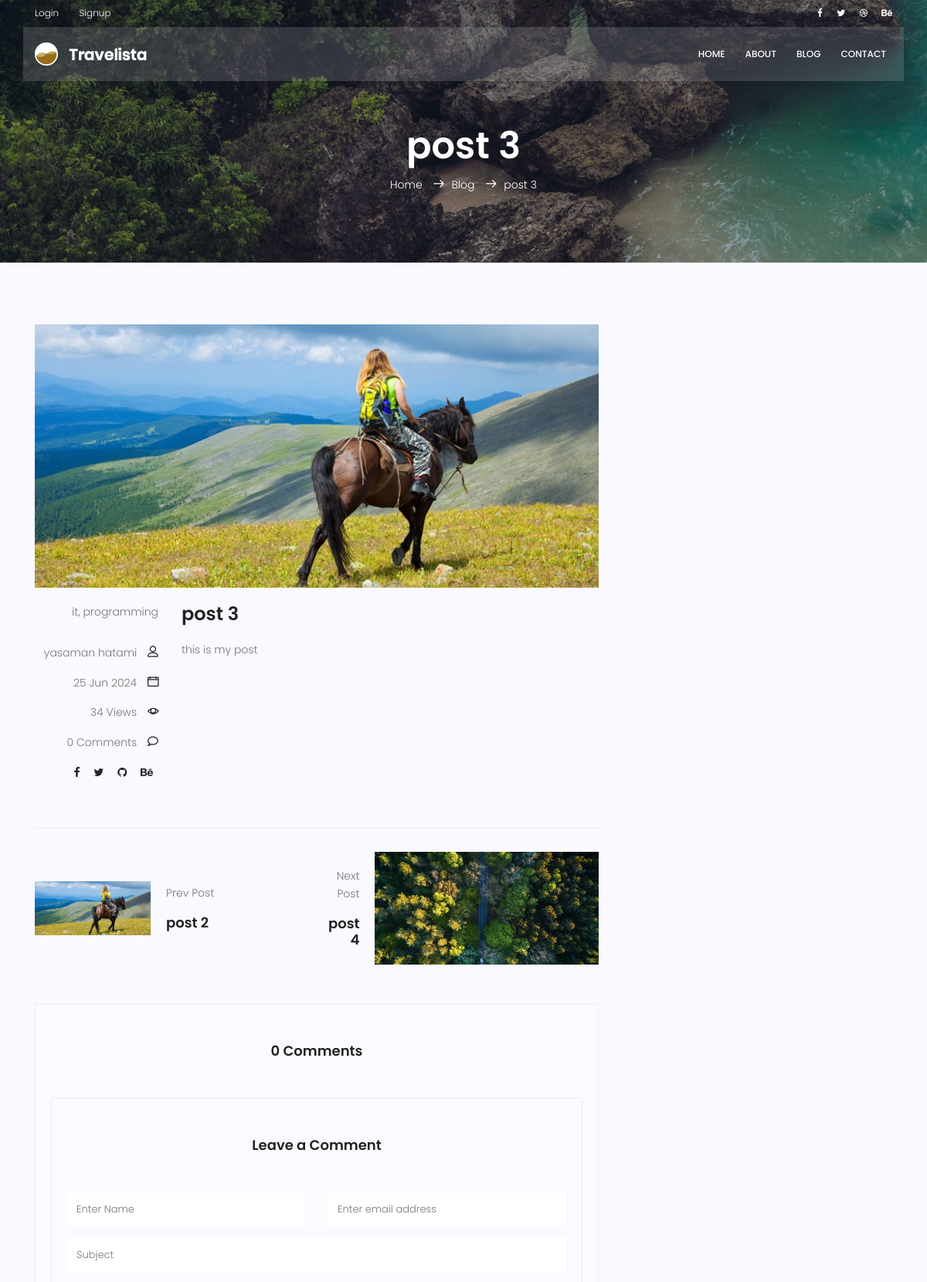
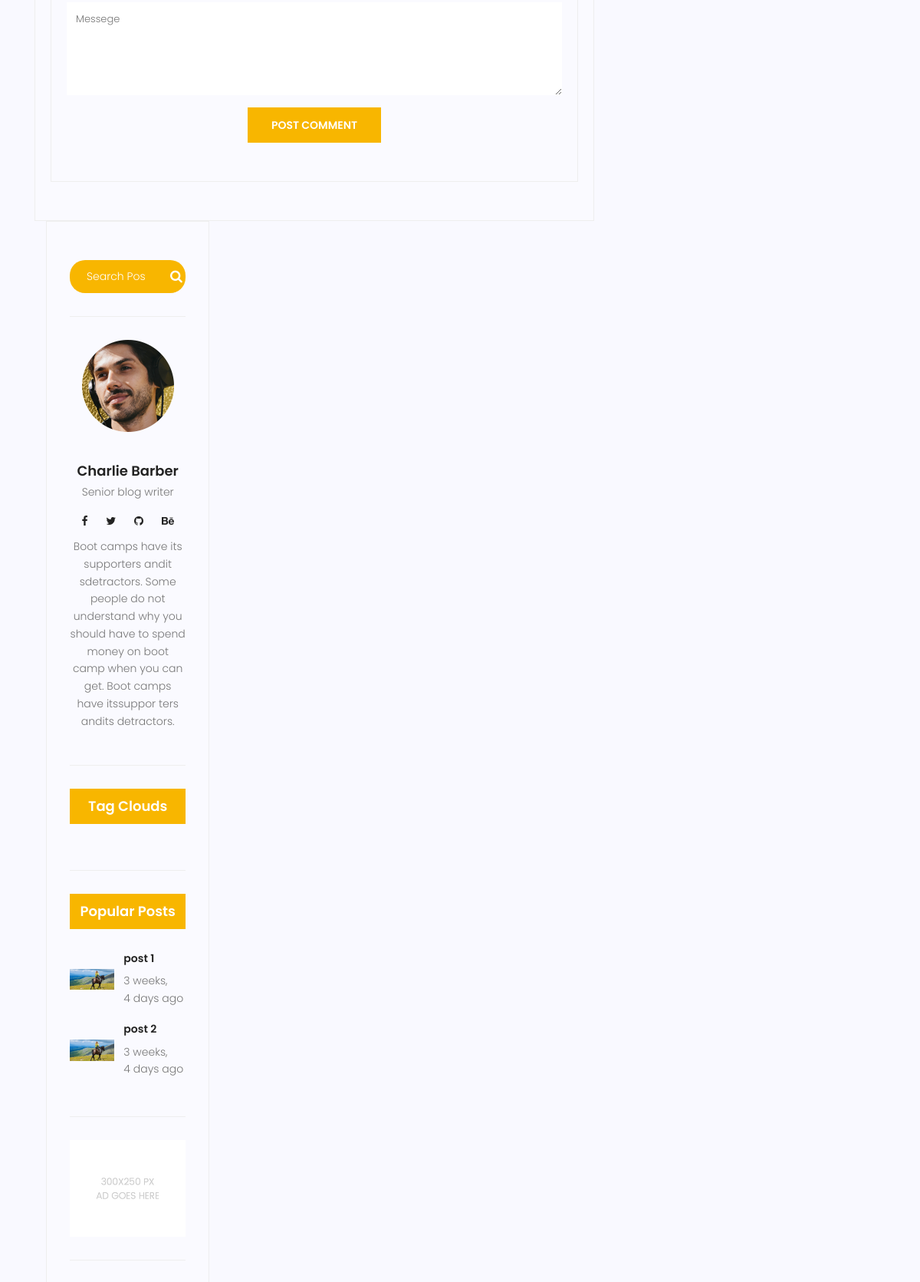
Page /blog/3/ (upper part) on the committed database (2 pictures, top to bottom).
### blog/models.py (models this page shows, shortened)
class Post(models.Model):
    id = models.IntegerField(primary_key=True)
    image=models.ImageField(upload_to='blog/',default='blog/default.jpg')
    author=models.ForeignKey(User, on_delete=models.SET_NULL,null=True)
    title=models.CharField(max_length=225)
    content=models.TextField()
    tags = TaggableManager()
    category=models.ManyToManyField(category)
    counted_views= models.IntegerField(default=0)
    status=models.BooleanField(default=False)
    login_require = models.BooleanField(default=False)
    published_date=models.DateTimeField(null=True)
    created_date=models.DateTimeField(auto_now_add=True)
    updated_date=models.DateTimeField(auto_now=True)#2024-03-30 11:10:56.530638
    class Meta:
        ordering=['-published_date']

class category(models.Model):
    name=models.CharField(max_length=225)
    def __str__(self):
        return self.name

### blog/views.py (the view, shortened to what this page needs)
# urls.py: path('<int:pid>/',blog_single,name='single'),
def blog_single(request,pid):
    post=get_object_or_404(Post,id=pid,status=1,published_date__lte=timezone.now())
    post.counted_views=post.counted_views+1
    post.save()
    next_post = Post.objects.filter(id__gt=pid,published_date__lte=timezone.now(),status=1).last()
    previous_post = Post.objects.filter(id__lt=pid,published_date__lte=timezone.now(),status=1).first()
    if not post.login_require:
        comments = Comment.objects.filter(post=post.id,approved=True)
        form = CommentForm()
        context={'post':post,
                'next_post':next_post,
                'previous_post':previous_post,
                'comments':comments,
                'form':form,}
        return render(request,'blog/blog-single.html',context)
    else:
        return HttpResponseRedirect(reverse('accounts:login'))

### blog/forms.py
class CommentForm(forms.ModelForm):
    class Meta:
        model = Comment
        fields = ['post','name', 'email', 'subject','message']

### blog/templatetags/blog_tags.py (called while the page is built)
@register.inclusion_tag('blog/blog-popular-post.html')
def latestposts(arg=2):
    posts=Post.objects.filter(status=1).order_by('published_date')[:arg]
    return {'posts':posts}

@register.inclusion_tag('blog/blog-post-categories.html')
def postcategories():
    posts=Post.objects.filter(status=1)
    categories=category.objects.all()
    cat_dict={}
    for name in categories:
        cat_dict[name]=posts.filter(category=name).count()
    return {'categories':cat_dict}

### templates/blog/blog-single.html (shortened to what this page needs)
{% extends 'base.html' %}
{% load static %}
{% load blog_tags %}
{% load humanize %}
{% block content %}
<section class="relative about-banner">
	<div class="overlay overlay-bg"></div>
	<div class="container">
		<div class="row d-flex align-items-center justify-content-center">
			<div class="about-content col-lg-12">
				<h1 class="text-white">
					{{post.title}}
				</h1>
				<p class="text-white link-nav"><a href="{%url 'website:index'%}">Home </a> <span
						class="lnr lnr-arrow-right"></span><a href="{%url 'blog:index'%}">Blog </a> <span
						class="lnr lnr-arrow-right"></span>{{post.title}}</p>
			</div>
		</div>
	</div>
</section>
<section class="post-content-area single-post-area">
	<div class="container">
		<div class="row">
			<div class="col-lg-8 posts-list">
				<div class="single-post row">
					<div class="col-lg-12">
						<div class="feature-img">
							<img class="img-fluid" src="{{post.image.url}}" alt="">
						</div>
					</div>
					<div class="col-lg-3  col-md-3 meta-details">
						<ul class="tags">
							{%for cat in post.category.all%}
							{{cat.name}}{% if not forloop.last %}, {% endif %}
							{%endfor%}
						</ul>
						<div class="user-details row">
							<p class="user-name col-lg-12 col-md-12 col-6"><a href="#">{{post.author.get_full_name}}</a> <span
									class="lnr lnr-user"></span></p>
							<p class="date col-lg-12 col-md-12 col-6"><a href="#">{{post.published_date|date:'d M Y'}}</a> <span
									class="lnr lnr-calendar-full"></span></p>
							<p class="view col-lg-12 col-md-12 col-6"><a href="#">{{post.counted_views}} Views</a> <span
									class="lnr lnr-eye"></span></p>
							<p class="comments col-lg-12 col-md-12 col-6"><a href="#">{{ comment|length }} Comments</a> <span
									class="lnr lnr-bubble"></span></p>
							<ul class="social-links col-lg-12 col-md-12 col-6">
								<li><a href="#"><i class="fa fa-facebook"></i></a></li>
								<li><a href="#"><i class="fa fa-twitter"></i></a></li>
								<li><a href="#"><i class="fa fa-github"></i></a></li>
								<li><a href="#"><i class="fa fa-behance"></i></a></li>
							</ul>
						</div>
					</div>
					<div class="col-lg-9 col-md-9">
						<h3 class="mt-20 mb-20">{{post.title}}</h3>
						<p class="excert">
							{{post.content|safe}}
						</p>
					</div>
				</div>
				<div class="navigation-area">
					<div class="row">
						<div
							class="col-lg-6 col-md-6 col-12 nav-left flex-row d-flex justify-content-start align-items-center">
							<div class="thumb">
							{%if previous_post%}
								<a href="{% url 'blog:single' previous_post.id %}"><img class="img-fluid" src="{{previous_post.image.url}}" alt=""></a>
							</div>
							<div class="arrow">
								    <a href="{% url 'blog:single' previous_post.id %}"></a>
							</div>
							<div class="detials">
								<p>Prev Post</p>
								<a href="{% url 'blog:single' previous_post.id %}">
									<h4>{{previous_post.title}}</h4>
								</a>
						    {%endif%}
							</div>
						</div>
						<div
						{%if next_post%}
							class="col-lg-6 col-md-6 col-12 nav-right flex-row d-flex justify-content-end align-items-center">
							<div class="detials">
								<p>Next Post</p>
								<a href="{% url 'blog:single' next_post.id %}">
									<h4>{{next_post.title}}</h4>
								</a>
							</div>
							<div class="arrow">
								    <a href="{% url 'blog:single' next_post.id %}"></a>
							</div>
							<div class="thumb">
								<a href="{% url 'blog:single' next_post.id %}"><img class="img-fluid" src="{{next_post.image.url}}" alt=""></a>
							</div>
						{%endif%}
						</div>
					</div>
				</div>
				<div class="comments-area">
					<h4>{{ comment|length }} Comments</h4>
				<div class="comment-form">
					<h4>Leave a Comment</h4>
						<form method="post" action="{% url 'blog:single' pid=post.id %}">
						{% if request.user.is_authenticated %}
						<input type="hidden" name="name" value={{request.user.first_name}}>
						<input type="hidden" name="email" value={{request.user.email}}>
						{% else %}
						<div class="form-group form-inline">
							<div class="form-group col-lg-6 col-md-12 name">
								<input type="text" class="form-control" name="name" placeholder="Enter Name"
									onfocus="this.placeholder = ''" onblur="this.placeholder = 'Enter Name'">
							</div>
							<div class="form-group col-lg-6 col-md-12 email">
								<input type="email" class="form-control" name="email" placeholder="Enter email address"
									onfocus="this.placeholder = ''" onblur="this.placeholder = 'Enter email address'">
							</div>
						{% endif %}
						</div>
						<div class="form-group">
							<input type="text" class="form-control" name="subject" placeholder="Subject"
								onfocus="this.placeholder = ''" onblur="this.placeholder = 'Subject'">
						</div>
						<div class="form-group">
							<textarea class="form-control mb-10" rows="5" name="message" placeholder="Messege"
								onfocus="this.placeholder = ''" onblur="this.placeholder = 'Messege'"
								required=""></textarea>
						</div>
						<button type="submit" class="primary-btn text-uppercase">Post Comment</button>
					</form>
				</div>
			</div>
			<div class="col-lg-4 sidebar-widgets">
				<div class="widget-wrap">
					{% include 'blog/blog-search.html' %}
					{% include 'blog/blog-writer.html' %}
					{% include 'blog/blog-tag.html' %}
					{% latestposts %}
					{% include 'blog/blog-ads.html' %}
				</div>
			</div>
		</div>
	</div>
</section>
{% endblock %}

### templates/blog/blog-popular-post.html
{% load static %}
{% load humanize %}
<div class="single-sidebar-widget popular-post-widget">
    <h4 class="popular-title">Popular Posts</h4>
    <div class="popular-post-list">
        {%for post in posts%}
        <div class="single-post-list d-flex flex-row align-items-center">
            <div class="thumb">
                <img class="img-fluid" src="{{post.image.url}}" alt="">
            </div>
            <div class="details">
                <a href="{% url 'blog:single' post.id %}">
                    <h6>{{post.title}}</h6>
                </a>
                <p>{{post.published_date|naturaltime}}</p>
            </div>
        </div>
        {%endfor%}
    </div>
</div>

### rows in the picture
Post: title "post 3", image (placeholder picture), author.get_full_name "yasaman hatami", published_date "25 Jun 2024", counted_views "34", content "this is my post"
category: name "it"
category: name "programming"
Post: image (placeholder picture), title "post 2", published_date "3 weeks, 4 days ago"
Post: title "post 4", image (picture)
Post: image (placeholder picture), title "post 1", published_date "3 weeks, 4 days ago"

### other values in the picture
{{ comment|length }} "0"
